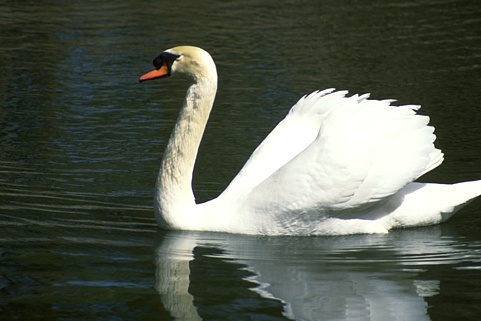
#> input picture Experiments/Image Segmentation exp - v2/Image6/8068.jpg, 481 x 321 px
$ jupyter execute __POCS_workingWithVQ.ipynb
#> lines starting #> are read from the running program, lines starting #| are printed output that depends on the picture
[cell 1]
import numpy as np
# import random
import math
from matplotlib import pyplot as plt
from sklearn.datasets.samples_generator import make_blobs
import time
import pandas as pd
from scipy.spatial.distance import cdist
from sklearn.utils import shuffle
import cv2 as cv
from sklearn.utils.extmath import row_norms
from sklearn.utils.extmath import row_norms, squared_norm, stable_cumsum
import scipy.sparse as sp
from sklearn.metrics.pairwise import euclidean_distances
np.random.seed(5)

[cell 2]
# intialize random member ship
# [8 lines left out: function initializeMembershipMatrix, not called in this run]

[cell 3]
def updateMembershipValue3_2(v,val):
    distances = cdist(val, v,metric='euclidean')
    return distances

[cell 4]
def CalculateWeightValues(cluster_center,val,q):
    membership=[]
    distances = cdist(val, cluster_center,metric='euclidean')[:,q]
    sumdistance=np.sum(distances)
    membership= distances/sumdistance
    return membership

[cell 5]
# [5 lines left out: function CalculateWeightValuesByIndex, not called in this run]

[cell 6]
# [92 lines left out: function _k_init, not called in this run]

[cell 7]
img=cv.imread('8068.jpg')
#> img is the input picture: shape (321, 481, 3); mean B, G, R 81.5, 92.9, 86.6
img=cv.cvtColor(img,cv.COLOR_BGR2RGB)

plt.imshow(img)
plt.xticks([])
plt.yticks([])
plt.grid(False)
plt.show()
pic=cv.cvtColor(img,cv.COLOR_RGB2LUV)
#> pic: shape (321, 481, 3); mean of channels 0, 1, 2 93.1, 94.7, 142.7
plt.imshow(pic)

[cell 8]
#resize the image
img = cv.resize(pic, dsize=(200, 200))
#> img: shape (200, 200, 3); mean of channels 0, 1, 2 92.9, 94.6, 142.6

#
# rearange the image array with the block size of four
#

i=0
j=0
luv=[]

for h in range(100):
    j=0
    for k in range(100):
        luv.append([
            [img[i,j,0],img[i+1,j,0],img[i,j+1,0],img[i+1,j+1,0]],
            [img[i,j,1],img[i+1,j,1],img[i,j+1,1],img[i+1,j+1,1]],
            [img[i,j,2],img[i+1,j,2],img[i,j+1,2],img[i+1,j+1,2]]
        ])

        j=j+2
    i=i+2
#> after the loop, i = 200; luv = 10000 items

luva=np.reshape(np.array(luv),(100,100,3,4))
print('luva.shape',luva.shape)
#| luva.shape (100, 100, 3, 4)

# re-asign the new array format to the image
pic=luva
print('pic.shape',pic.shape)
#| pic.shape (100, 100, 3, 4)

pic_n = pic.reshape(pic.shape[0]*pic.shape[1]* pic.shape[2], pic.shape[3])
print('pic_n.shape',pic_n.shape)
#| pic_n.shape (30000, 4)

x=pic_n

[cell 9]
def generateRandomCenters(c,x):
    centers=[]
    _min= (np.min(x))
    _max= (np.max(x))
    t= np.mean(x,axis=0)
    for i in range(c):
        centers.append( t + 0.01*i)
    return np.asarray(centers)

[cell 10]
import time
timearray=[]
segementedImg=[]

clusterssize=[2,3,4,5,6,7,8,9,10]
error=[]

[cell 11]
for cluster in clusterssize:

    #initialize centers
    v= generateRandomCenters(cluster,x)

    # update membership
    w=updateMembershipValue3_2(v,x)
    ny=np.argmin(w,axis=1)


    start=time.time()

    for t in range(50):
#         print('\t\t',t)

        for q in range(cluster):


            val=x[ny == q,:]


            if(val.shape[0]!=0):

                weight=CalculateWeightValues(v,val,q)

                v[q]= v[q]+np.dot(weight,val-v[q])


        w=updateMembershipValue3_2(v,x)
        ny=np.argmin(w,axis=1)

    timearray.append(time.time()-start)

    label=ny
    pic2show = v[label]

    cluster_pic = pic2show.reshape(pic.shape[0],pic.shape[1], pic.shape[2], pic.shape[3])
    error.append(np.linalg.norm(pic-cluster_pic))

    print(cluster)
#> this loop made 9 passes

[cell 12]
#convert back the clustered image to the original form
#decoding

temp=np.zeros((200,200,3))
i=0
j=0
for h in range(100):
    j=0
    for k in range(100):
        val=cluster_pic[h,k,:,:]

        temp[i,j,0]=val[0][0]
        temp[i+1,j,0]=val[0][1]
        temp[i,j+1,0]=val[0][2]
        temp[i+1,j+1,0]=val[0][3]

        temp[i,j,1]=val[1][0]
        temp[i+1,j,1]=val[1][1]
        temp[i,j+1,1]=val[1][2]
        temp[i+1,j+1,1]=val[1][3]

        temp[i,j,2]=val[2][0]
        temp[i+1,j,2]=val[2][1]
        temp[i,j+1,2]=val[2][2]
        temp[i+1,j+1,2]=val[2][3]

        j=j+2
    i=i+2
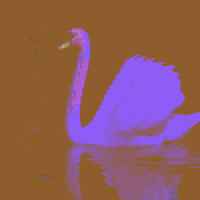
#> temp: shape (200, 200, 3) float64; mean of channels 0, 1, 2 92.5, 93.1, 142.6; drawn as B, G, R


temp=cv.cvtColor((temp).astype('uint8'),cv.COLOR_LUV2RGB)
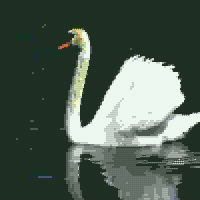
#> temp: shape (200, 200, 3); mean R, G, B 79.7, 92.8, 82
plt.imshow(temp)
plt.xticks([])
plt.yticks([])
plt.imshow(temp)
plt.savefig('POCS_SegementdIMg.jpg')
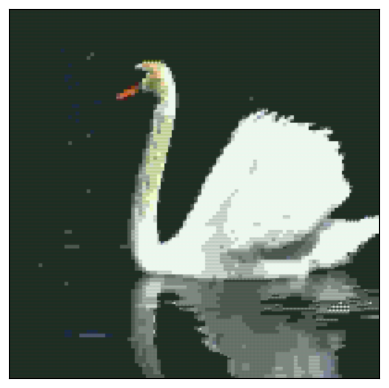
#> figure drawn by matplotlib, 1 panel
plt.show()

[cell 13]
plt.xlabel('Number of Clusters')
plt.ylabel('Error')
plt.plot(clusterssize,error)
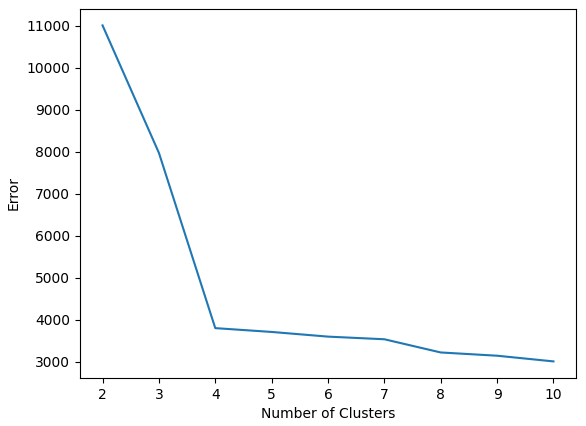
#> figure drawn by matplotlib, 1 panel

[cell 14]
plt.xlabel('Number of Clusters')
plt.ylabel('Time [Sec]')

plt.plot(np.arange(2,11,1),timearray)
np.savetxt("POCS_error.csv", error, delimiter=",")
np.savetxt("POCS_timearray.csv", timearray, delimiter=",")
np.savetxt("POCS_segementedImg.csv", segementedImg, delimiter=",")
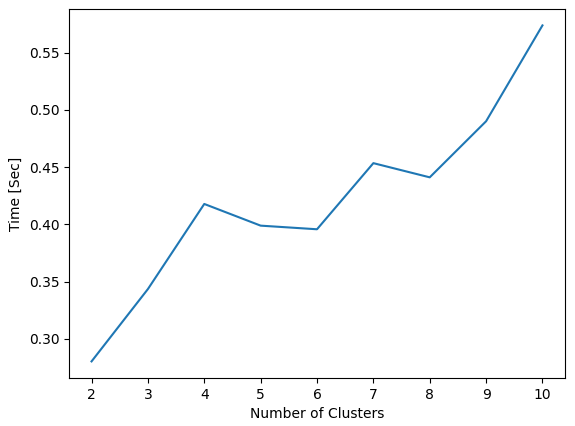
#> figure drawn by matplotlib, 1 panel

[cell 15]
error
#> Out = [11004.4, 7971, 3801.4, 3710.6, 3599.3, 3536.5, 3222.3, 3145, 3009.7]

$ run again, with Experiments/Image Segmentation exp - v2/Image6/FCM_SegementdIMg.jpg copied over Experiments/Image Segmentation exp - v2/Image6/8068.jpg
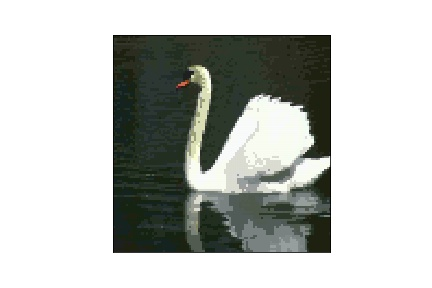
#> input picture Experiments/Image Segmentation exp - v2/Image6/FCM_SegementdIMg.jpg, 432 x 288 px
#> img is the input picture: shape (288, 432, 3); mean B, G, R 188.6, 192.7, 189.7
#> pic: shape (288, 432, 3); mean of channels 0, 1, 2 192.6, 95.3, 138.4
#> after the loop `for h in range(100):`: i = 200; luv = 10000 items
#| luva.shape (100, 100, 3, 4)
#| pic.shape (100, 100, 3, 4)
#| pic_n.shape (30000, 4)
#> the loop `for cluster in clusterssize:` made 9 passes
#> after the loop `for h in range(100):`:
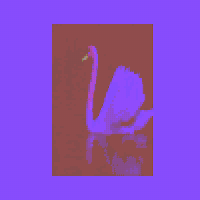
#> temp: shape (200, 200, 3) float64; mean of channels 0, 1, 2 198.8, 76.6, 138; drawn as B, G, R
#> `[cell 14] plt.xlabel('Number of Clusters') plt.ylabel('Time [Sec]')  p..`:
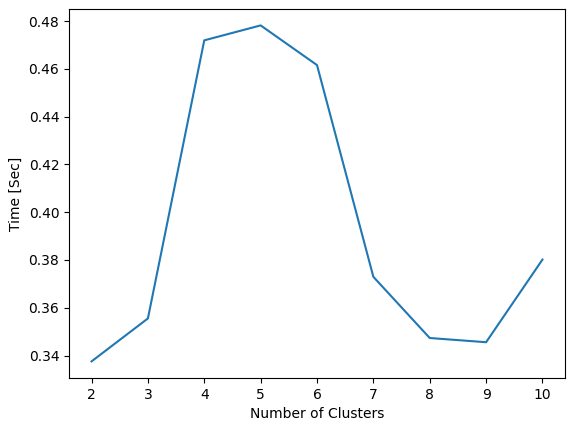
#> figure drawn by matplotlib, 1 panel
#> Out = [9839.2, 6013.6, 5581.5, 5573.3, 5431.9, 5325.2, 5283.9, 5283.8, 5260.9]
